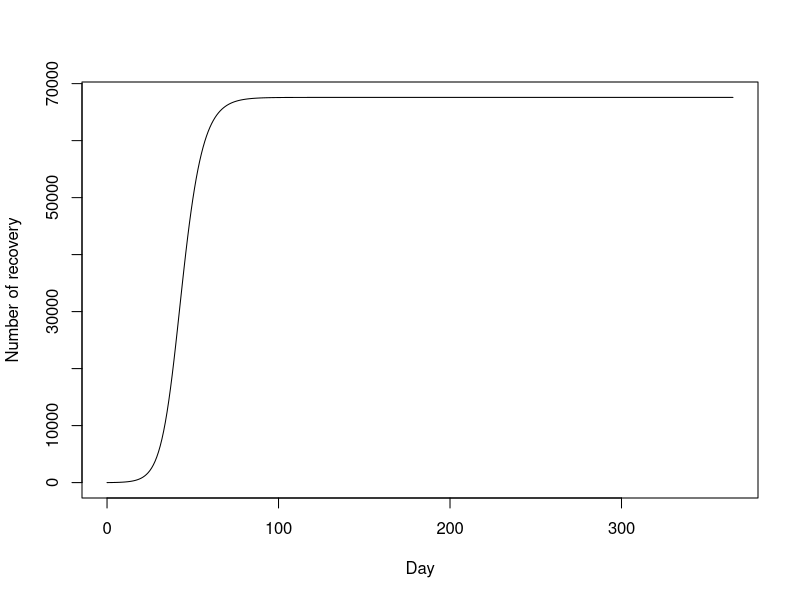
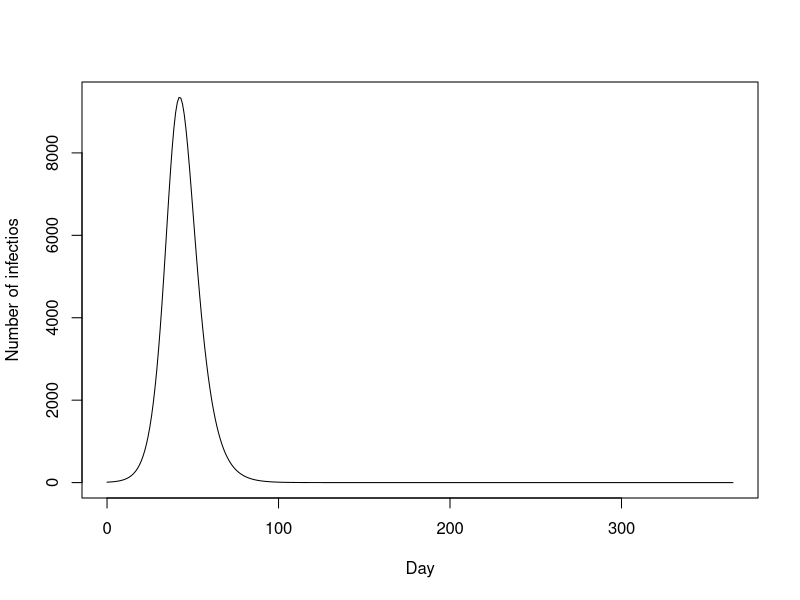
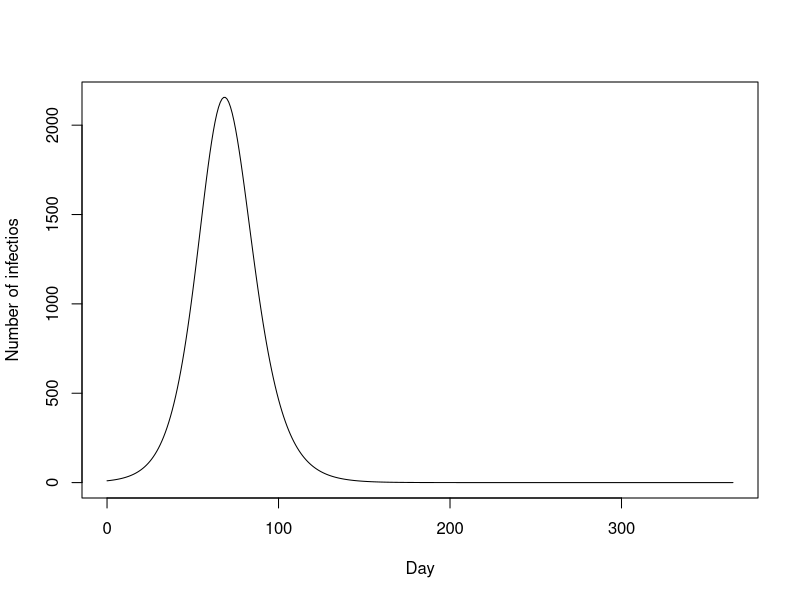
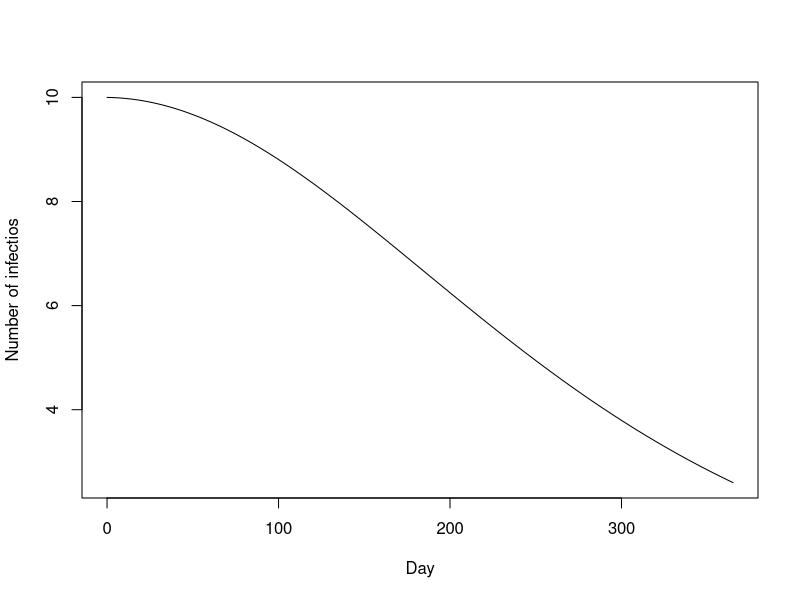
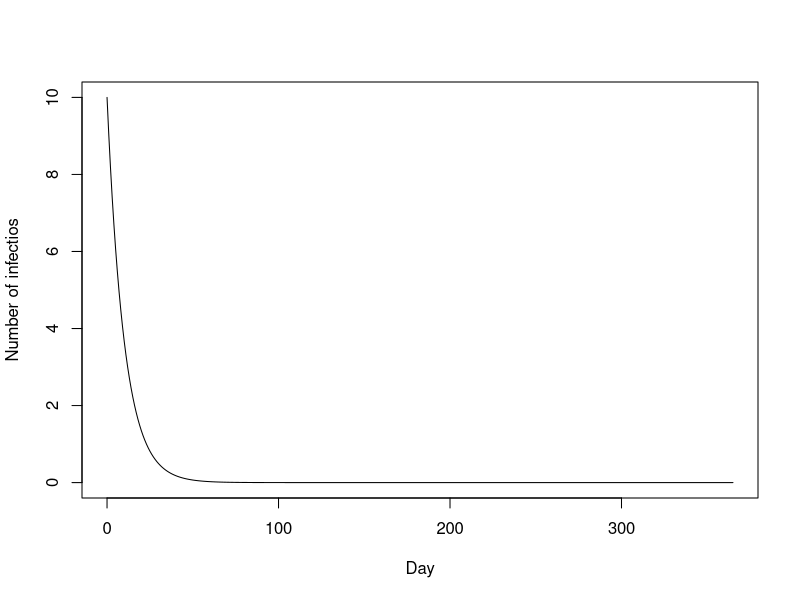

These charts were generated, in order, by the following R code: (Note: this script raises an error after producing the figures.)
library(deSolve)
library(tidyverse)

# Part 1: Fid the final epidemic size using simulation

SIR = function(t, state, parameters) {
  with (as.list(c(state, parameters)),{
    dS = -beta*S*I/N;
    dI = beta*S*I/N - gamma*I;
    dR = gamma*I;
    list(c(dS, dI, dR))
  })
}

N = 1e5; # population size
I0 = 10; # initial No. of Infectious people
S0 = N - I0;  # initial No. of Susceptible people
R0 = 0;
state = c(S = S0, I = I0, R = R0);  # store the inital conditions I & S together 
parameters = c(beta = .5, gamma = .3);  # store the model parameters, unit: per day

times = seq(0, 365, by = 1);  # set simulation time steps: 0 to 100 days here

# Step 3: call the ode function to generate the simulation
sim = ode(y = state, times = times, func = SIR, parms = parameters);

# What is the final epidemic size? (i.e. R at the end of the epidemic)
sim[sim[, 'time'] == 365]

# Plot R over time
plot(x = sim[, 1], y = sim[, 4], xlab = 'Day', ylab = 'Number of recovery', type = 'l')


# Part 2: Test the epidemic threshold
parameters = c(beta = 0.5, gamma = 0.3);
sim = ode(y = state, times = times, func = SIR, parms = parameters);
plot(x = sim[, 1], y = sim[, 3], xlab = 'Day', ylab = 'Number of infectios', type = 'l')

parameters = c(beta = 0.5, gamma = 0.4);
sim = ode(y = state, times = times, func = SIR, parms = parameters);
plot(x = sim[, 1], y = sim[, 3], xlab = 'Day', ylab = 'Number of infectios', type = 'l')

parameters = c(beta = 0.5, gamma = 0.5);
sim = ode(y = state, times = times, func = SIR, parms = parameters);
plot(x = sim[, 1], y = sim[, 3], xlab = 'Day', ylab = 'Number of infectios', type = 'l')

parameters = c(beta = 0.5, gamma = 0.6);
sim = ode(y = state, times = times, func = SIR, parms = parameters);
plot(x = sim[, 1], y = sim[, 3], xlab = 'Day', ylab = 'Number of infectios', type = 'l')


# Part 3: Test the exponential period
N = 1e5; 
I0 = 10; 
S0 = N - I0;  
R0 = 0;
state = c(S = S0, I = I0, R = R0);   
parameters = c(beta = .5, gamma = .3);

times = seq(0, 100, by = 1); 

plo
